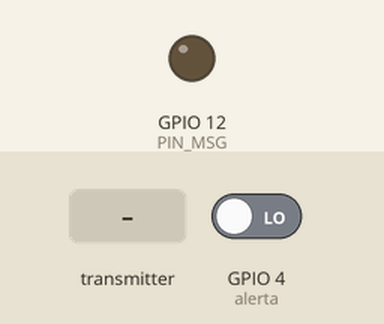
Simulated run of this sketch. Board: ESP32. Parts: output pins drawn as LEDs (lit = HIGH). The inputs (shaded band) are chosen by the test bench; at power-on: GPIO 4 (alerta) LOW. The audio player accepts every command and is not drawn; what the sketch prints to the serial monitor is not drawn.

Above: at 1.7 s.
1.8 s: the transmitter starts sending time = 0
At 2.7 s:
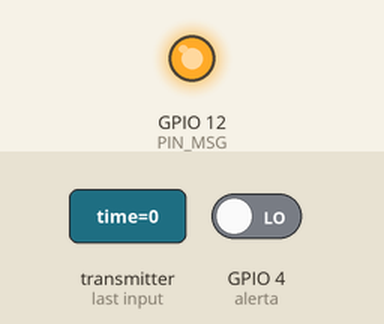
3.3 s: GPIO 4 (alerta) driven HIGH
At 4.5 s:
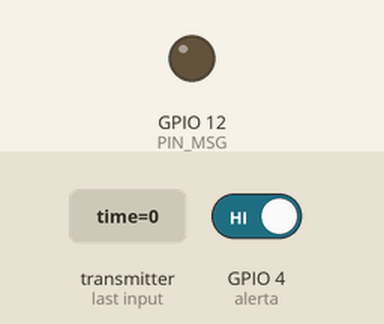
4.8 s: GPIO 4 (alerta) driven LOW
At 6.1 s:
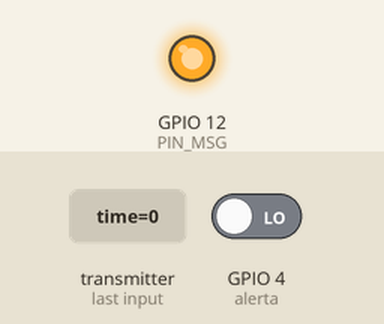
Timing chart, 0 to 7.8 s (numbered marks = the images above; inputs shaded):
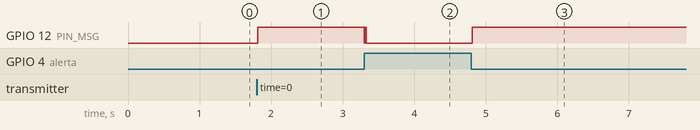

The sketch:

Main_altavoz.ino
```cpp
#include <Arduino.h>

////Librerias Comunicacion////
#include "Comunicacion.h"

////Librerias dfplayer////
#include "Alarma.h"

#define PIN_MSG 12

////Instancias dfplayer////
int activa = 0;

int alerta = 4;

void setup() {
  Serial.begin(115200);

  Serial.println("1");
  pinMode(alerta, INPUT);
  pinMode(PIN_MSG, OUTPUT);

  ////Configuracion dfplayer////
  Config_alarma();
  Serial.println("2");

  ////Config communication ////
  WiFi.mode(WIFI_AP_STA);
  Serial.println("Iniciando wifi");
  Serial.println(WiFi.macAddress());

  communication_init(NULL, callback);
}

void loop() {

  if (digitalRead(alerta) == HIGH){
    digitalWrite(PIN_MSG, LOW);

    if (activa == 0) {
      Activar_alarma();
      activa = 1;
      Serial.println("activa");

    }
    else if (activa == 1) {
      Bucle_alarma();
      Serial.println("bucle");
    }
  }

  if (digitalRead(alerta) == LOW){
    Desactivar_alarma();
    activa = 0;
    Serial.println("desactivada");
  }
}

void callback(message m){
  digitalWrite(PIN_MSG, HIGH);
  Serial.println("Esto es callback");
}
    
```

Alarma.h
```cpp
#include "DFRobotDFPlayerMini.h"
#include <HardwareSerial.h>
HardwareSerial mySoftwareSerial(1);

DFRobotDFPlayerMini myDFPlayer;


void Config_alarma(){
  mySoftwareSerial.begin(9600, SERIAL_8N1, 16, 17);  // speed, type, RX, TX  16 17
  myDFPlayer.begin(mySoftwareSerial);  //Use softwareSerial to communicate with mp3.
  myDFPlayer.setTimeOut(500); //Set serial communictaion time out 500ms
  myDFPlayer.volume(20); // Volumen (0~30).
  myDFPlayer.EQ(DFPLAYER_EQ_NORMAL);  // Ecualizador
  myDFPlayer.outputDevice(DFPLAYER_DEVICE_SD);  // Lector de SD
}

void Activar_alarma(){
  myDFPlayer.playFolder(2, 1);  // Reproducir mp3 SD:/02/001.mp3; Nombre de la carpeta (1~99); Nombre del archivo (1~255)
}

void Bucle_alarma(){
  if (myDFPlayer.available()){
    if (myDFPlayer.readType() == DFPlayerPlayFinished){
      myDFPlayer.playFolder(2, 1);
    }
  }
}

void Desactivar_alarma(){
  myDFPlayer.pause(); //pause the mp3
}
```

Comunicacion.h
```cpp
#ifndef COMMUNICATION_H
#define COMMUNICATION_H

#include <WiFi.h>
#include <Arduino.h>
#include <esp_now.h>
#include <stdint.h>
#include <cstdlib>

typedef struct message{
  uint32_t time;
  uint8_t type;
  char message[100];
} message;

static bool serverCommunication = false;
static bool isHost = false;

static void onSent(const uint8_t *mac_addr, esp_now_send_status_t status);
static void onReceived(const uint8_t *mac_addr, const uint8_t *data, int data_len);

static void (*callbackFunction)(message m);

/**
 * @brief Is communication server active
 * @returns true if communication server is active
 */
bool communication_isActive(){
  return serverCommunication;
}

/**
 * @brief Is communication server host
 * @returns true if communication server is host
 */
bool communication_isHost(){
  return isHost;
}

/**
 * @brief Inits communication server
 * @param slaveAddress slave address to use in host mode, NULL to use as slave
 */
void communication_init(uint8_t *slaveAddress, void (*callback)(message)){

  callbackFunction = callback;

  if (slaveAddress == NULL){
    isHost = false;
  }

  else{
    isHost = true;
  }

  // Init ESP NOW
  if (esp_now_init() != ESP_OK){
    Serial.println("Error iniciando ESP NOW");
  }

  serverCommunication = true;

  if (!communication_isActive()){
    return;
  }

  // Init Server/client
  if (communication_isHost()){
    esp_now_register_send_cb(onSent);
    esp_now_peer_info_t peerInfo = {};
    memcpy(peerInfo.peer_addr, slaveAddress, 6);
    peerInfo.channel = 0;
    peerInfo.encrypt = false;

    if (esp_now_add_peer(&peerInfo) != ESP_OK){
      Serial.println("No se pudo añadir peer");
    }
  }

  else{
    esp_now_register_recv_cb(onReceived);
  }
}

/**
 * @brief Sends message to address
 * @param address address to send message to
 * @param type type of message
 * @param msg message
 */
void communication_send(const uint8_t *address, uint8_t type, const char *msg){
  message m = {};
  strcpy(m.message, msg);
  m.time = millis();
  m.type = type;

  esp_err_t result = esp_now_send(address, (uint8_t *)&m, sizeof(m));

  if (result == ESP_OK){
    Serial.println(msg);
  }
}

static void onSent(const uint8_t *mac_addr, esp_now_send_status_t status){
  Serial.println("Communication sent");
}

static void onReceived(const uint8_t *mac_addr, const uint8_t *data, int data_len){
  message m = {};
  memcpy(&m, data, sizeof(m));
  Serial.println("Received");
  Serial.print(m.time);
  Serial.print(" ");
  Serial.print(m.type);
  Serial.print(" ");
  Serial.println(String(m.message));

  callbackFunction(m);
}

#endif
```

Measured:
- after the input at 1.8 s, GPIO 12 (PIN_MSG): LOW → HIGH at once
- after the input at 3.3 s, GPIO 12 (PIN_MSG): HIGH → LOW at once, → HIGH 0.01 s later, → LOW 0.02 s later
- after the input at 4.8 s, GPIO 12 (PIN_MSG): LOW → HIGH at once
